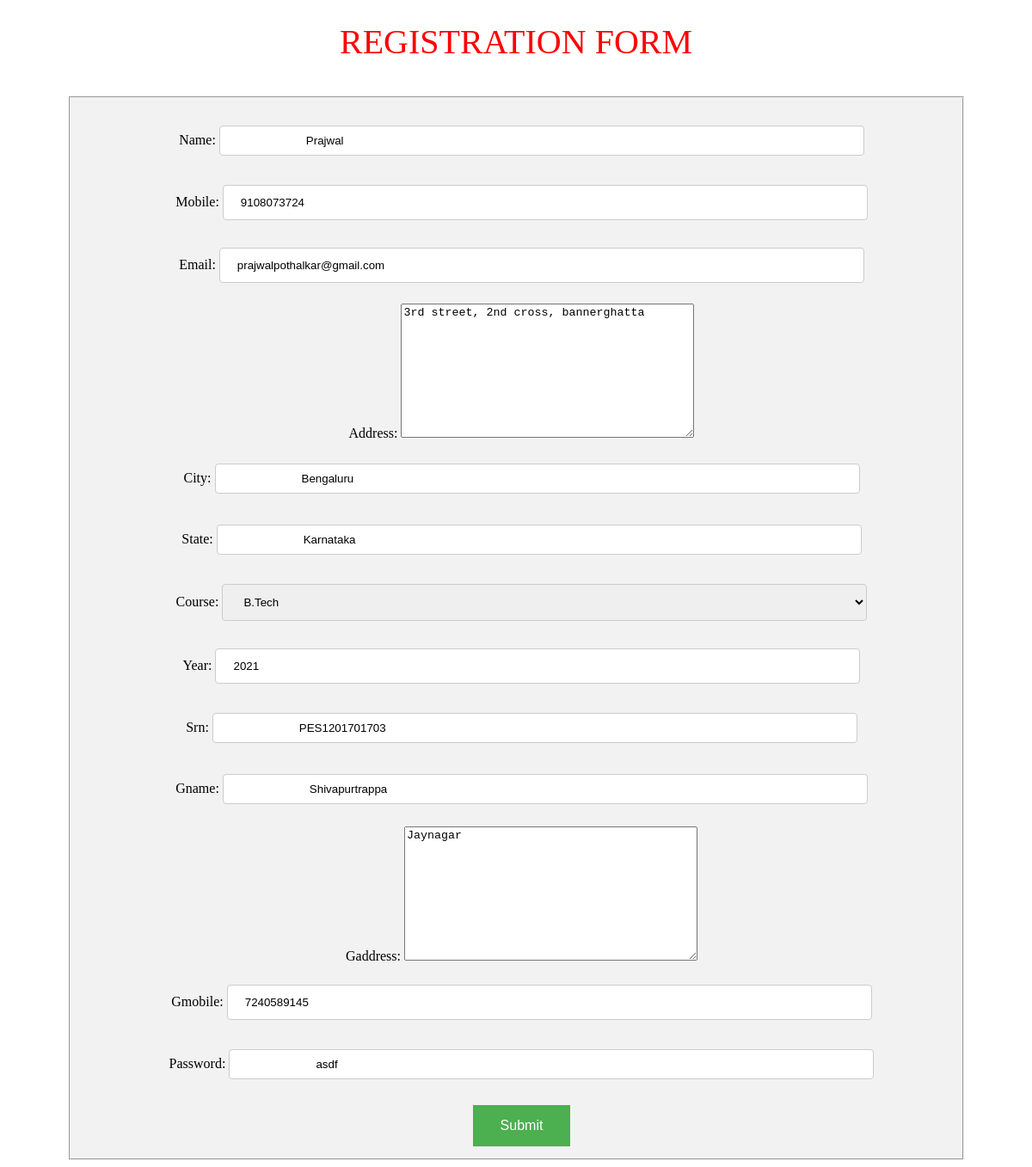
The app's page /post/11/edit/ with its own data.
### system/models.py (models this page shows)
class Registration(models.Model):
    name = models.CharField(max_length=20)
    mobile = models.BigIntegerField()
    email = models.EmailField()
    address = models.TextField()
    city = models.CharField(max_length=20)
    state = models.CharField(max_length=20)
    course = models.CharField(max_length=20,choices=COURSE_CHOICES)
    year = models.IntegerField()
    srn = models.CharField(max_length=14)
    gname = models.CharField(max_length=20)
    gaddress = models.TextField()
    gmobile = models.BigIntegerField()
    password = models.CharField(max_length=20)

### system/views.py (the view)
# urls.py: path('post/<int:pk>/edit/', views.post_edit, name='post_edit'),
def post_edit(request, pk):
    post = get_object_or_404(Registration, pk=pk)
    if request.method == "POST":
        form = RegisterForm(request.POST, instance=post)
        if form.is_valid():
            post = form.save(commit=False)
            post.save()
            return redirect('post_detail', pk=post.pk)
    else:
        form = RegisterForm(instance=post)
    return render(request, 'system/sign_up.html', {'form': form})

### system/forms.py
class RegisterForm(forms.ModelForm):
    class Meta:
        model = Registration
        fields = ('name', 'mobile','email', 'address','city', 'state','course', 'year','srn', 'gname','gaddress', 'gmobile','password',)

### system/templates/system/sign_up.html (shortened to what this page needs)
<!DOCTYPE html>
<html>
<head>
</head>
<body style="">
	<p align="center" style="font-size: 40px;color:red;margin-top: 25px;">REGISTRATION FORM</p>
	<center>
	<fieldset>
	<form method="POST">
        {{ form.as_p }}
        <center><button type="submit" class="hello">Submit</button></center>
    </form>
    </fieldset>
</center>
</body>
</html>

### system/templates/system/sign_up.html (style rules this page uses)
input[type=text],[type=date],[type=email],[type=number], select { width: 75%; padding: 12px 20px; margin: 8px 0; display: inline-block; border: 1px solid #ccc; border-radius: 4px; box-sizing: border-box; }
input[type=text] { width: 75%; padding: 9px 20px; padding-left: 100px; margin: 10px 0; display: inline-block; border: 1px solid #ccc; border-radius: 4px; box-sizing: border-box; }
fieldset { background-color: #f2f2f2; width:1000px; padding-left: 25px; }
.hello { background-color: #4CAF50; border: none; color: white; padding: 15px 32px; text-align: center; text-decoration: none; display: inline-block; font-size: 16px; margin: 4px 2px; cursor: pointer; -webkit-transition-duration: 0.4s; transition-duration: 0.4s; }

### records on screen
Registration: name "Prajwal", mobile "9108073724", email "prajwalpothalkar@gmail.com", address "3rd street, 2nd cross, bannerghatta", city "Bengaluru", state "Karnataka", course "B.Tech", year "2021", srn "PES1201701703", gname "Shivapurtrappa", gaddress "Jaynagar", gmobile "7240589145", password "asdf"
